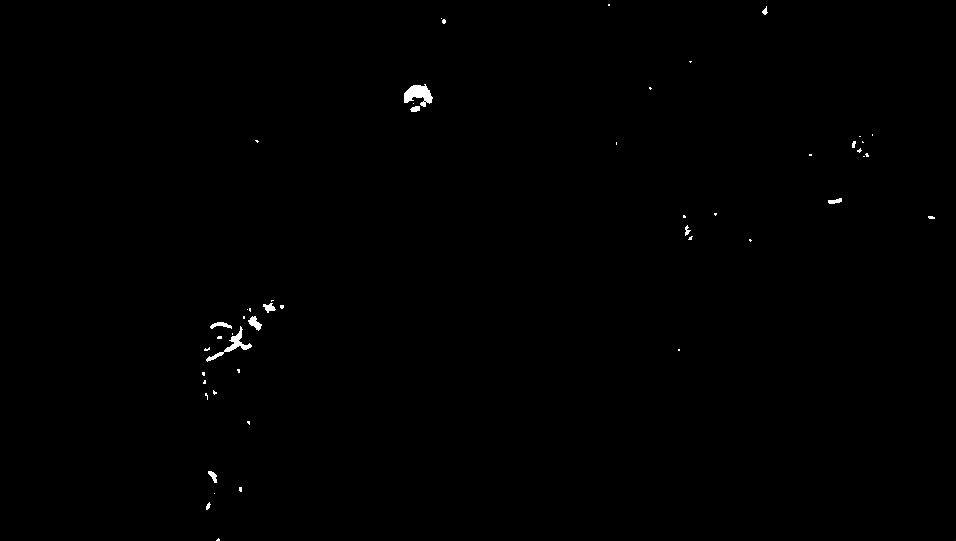
#> input picture demo/oc1.png, 956 x 541 px
$ jupyter execute 02_Opening_Closing.ipynb
#> lines starting #> are read from the running program, lines starting #| are printed output that depends on the picture; after the words box and inside, x2 and y2 are one past the last pixel; in counts of white or black regions, pixels touching at a corner belong together
[cell 1]
import cv2
import numpy as np
import imutils

[cell 2]
def combine_frames(grid_size, frames, combined_width, color = True):
    """
        Expects frames to be a dictionary mapping grid location to frame
        (0,0)  (0,1)  (0,2)
        (1,0)  (1,1)  (1,2)
        Expects all frames to be same dimensions and have same number of color chanels
    """
    color_chanels = frames[(0,0)].shape[2]
    height, width = frames[(0,0)].shape[0], frames[(0,0)].shape[1]

    combined_frame = np.zeros((height * grid_size[0],
                               width  * grid_size[1],
                               color_chanels), dtype = "uint8")

    for (grid_r, grid_c), frame in frames.items():
        combined_frame[grid_r * height : (grid_r + 1) * height,
                       grid_c * width  : (grid_c + 1) * width , : ] = frame

    combined_frame_resized = imutils.resize(combined_frame, width=combined_width)

    return combined_frame_resized

[cell 3]
frame = cv2.imread('oc1.png',cv2.IMREAD_GRAYSCALE)
#> frame is the input picture: shape (541, 956); min 0, max 255, mean 0.7
_, frame = cv2.threshold(frame, 10, 255, cv2.THRESH_BINARY)
#> frame: shape (541, 956); 0.29% white; 51 white regions (39 under 20 px), largest, box (x1, y1, x2, y2) and area: (404, 84, 433, 107) 387, (206, 326, 252, 362) 295, (248, 316, 262, 331) 106
cv2.imshow('frame',frame)
cv2.waitKey(0)
cv2.destroyAllWindows()
cv2.waitKey(1)

# Erosion

[cell 4]
kernel = np.ones((5,5),np.uint8)
erosion = cv2.erode(frame,kernel,iterations = 1)
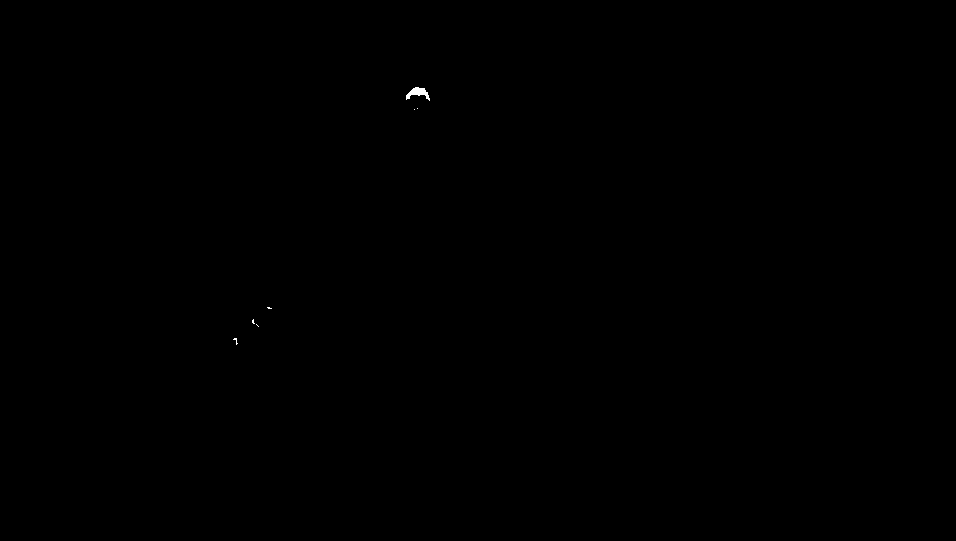
#> erosion: shape (541, 956); 0.04% white; 7 white regions (6 under 20 px), largest, box (x1, y1, x2, y2) and area: (406, 87, 430, 101) 157

[cell 5]
cv2.imshow('erosion',erosion)
cv2.waitKey(0)
cv2.destroyAllWindows()
cv2.waitKey(1)

# Dilation

[cell 6]
kernel = np.ones((5,5),np.uint8)
dilation = cv2.dilate(frame,kernel,iterations = 1)
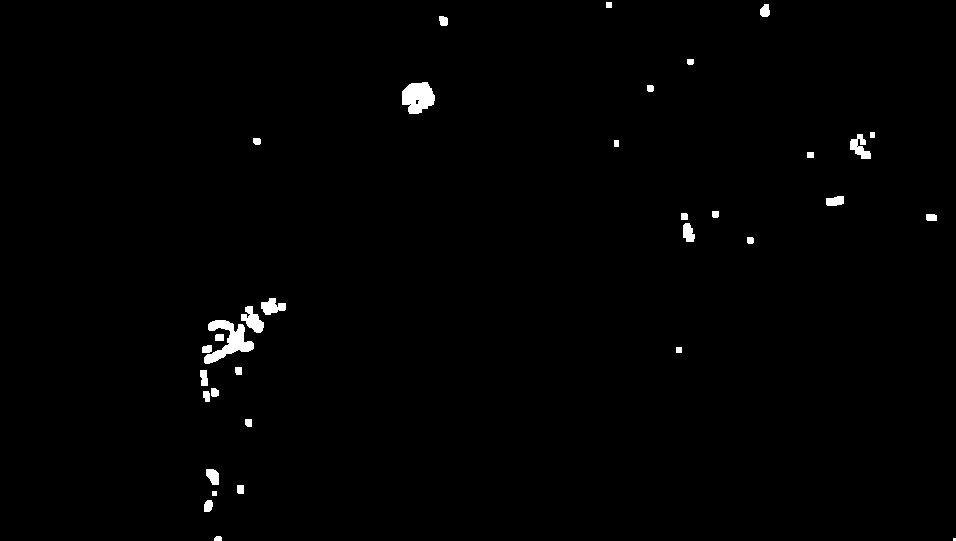
#> dilation: shape (541, 956); 0.87% white; 34 white regions (1 under 20 px), largest, box (x1, y1, x2, y2) and area: (204, 320, 254, 364) 931, (402, 82, 435, 114) 782, (241, 306, 264, 333) 336

[cell 7]
cv2.imshow('dilation',dilation)
cv2.waitKey(0)
cv2.destroyAllWindows()
cv2.waitKey(1)

# Opening

[cell 8]
kernel = np.ones((5,5),np.uint8)
opening = cv2.morphologyEx(frame, cv2.MORPH_OPEN, kernel)
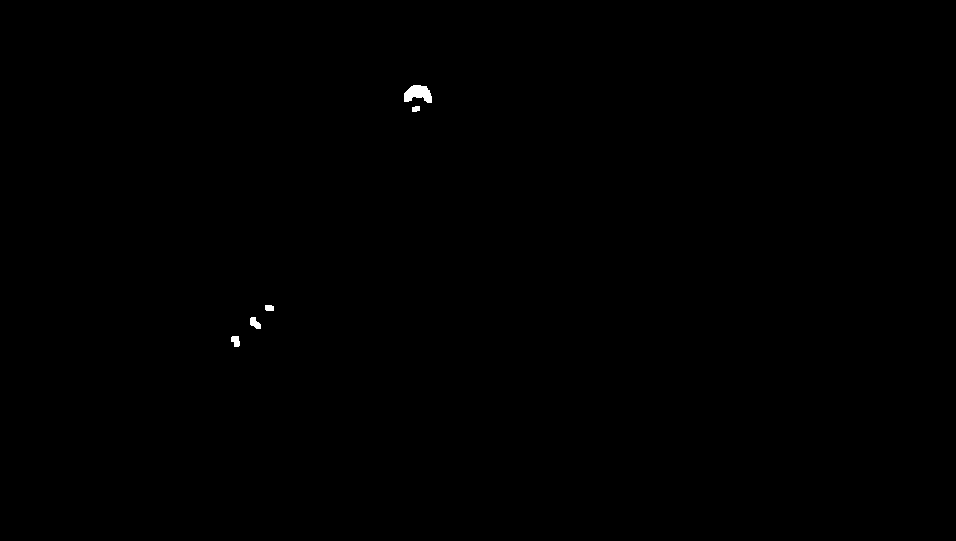
#> opening: shape (541, 956); 0.12% white; 5 white regions, box (x1, y1, x2, y2) and area: (404, 85, 432, 103) 349, (250, 317, 261, 329) 88, (231, 336, 240, 347) 77, (265, 305, 274, 311) 51, (412, 106, 420, 112) 42

cv2.imshow('opening',opening)
cv2.waitKey(0)
cv2.destroyAllWindows()
cv2.waitKey(1)

# Closing

[cell 9]
kernel = np.ones((15,15),np.uint8)
closing = cv2.morphologyEx(frame, cv2.MORPH_CLOSE, kernel, iterations = 3)
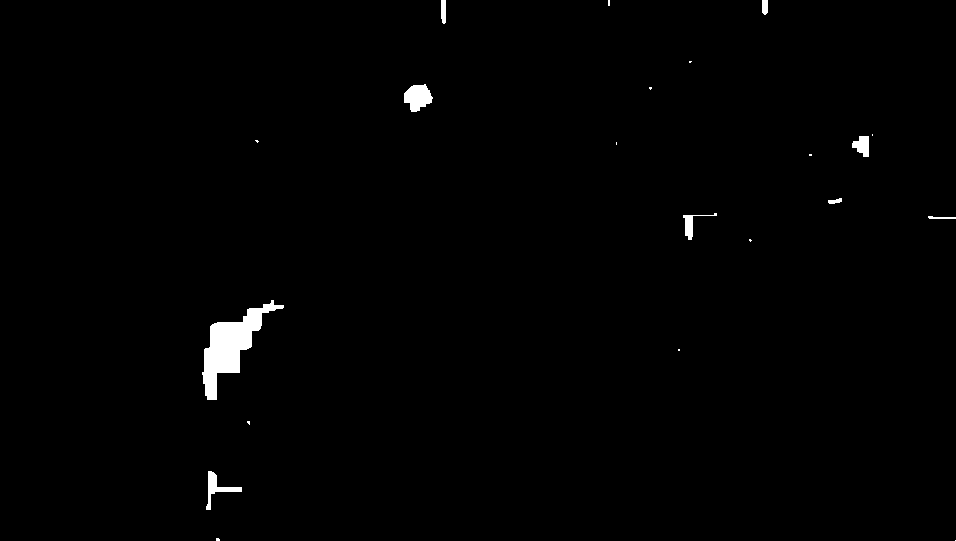
#> closing: shape (541, 956); 0.89% white; 21 white regions (12 under 20 px), largest, box (x1, y1, x2, y2) and area: (202, 300, 284, 400) 2798, (404, 84, 433, 112) 551, (206, 471, 242, 510) 375

cv2.imshow('closing',closing)
cv2.waitKey(0)
cv2.destroyAllWindows()
cv2.waitKey(1)

# Opening and Closing

[cell 10]
kernel = np.ones((5,5),np.uint8)
opening = cv2.morphologyEx(frame, cv2.MORPH_OPEN, kernel)

kernel = np.ones((15,15),np.uint8)
closing = cv2.morphologyEx(opening, cv2.MORPH_CLOSE, kernel)
#> closing: shape (541, 956); 0.14% white; 4 white regions, box (x1, y1, x2, y2) and area: (404, 85, 432, 112) 490, (250, 317, 261, 329) 116, (231, 336, 240, 347) 77, (265, 305, 274, 311) 52

cv2.imshow('opening then closing',closing)
cv2.waitKey(0)
cv2.destroyAllWindows()
cv2.waitKey(1)
